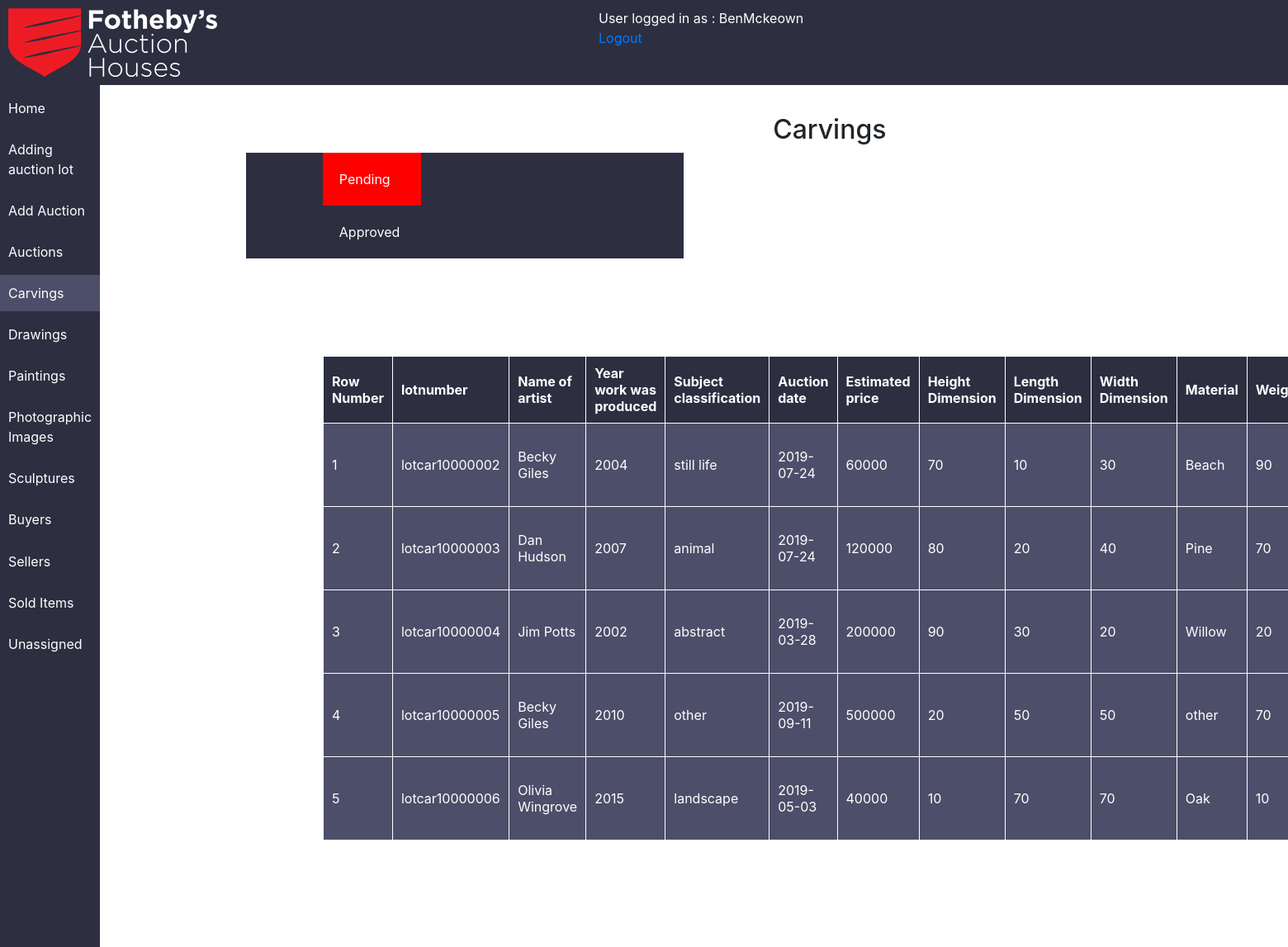
Screenshot of /default/public/admin/carvings.php (signed in) with the database file from the repository.
### tables this page shows
CREATE TABLE `carvings` (
  `idcarvings` int(11) NOT NULL AUTO_INCREMENT,
  `lotnumber` varchar(45) NOT NULL DEFAULT 'lotcar',
  `name_of_artist` varchar(45) DEFAULT NULL,
  `year_work_produced` varchar(45) DEFAULT NULL,
  `subject_classification` varchar(45) DEFAULT NULL,
  `description` varchar(500) DEFAULT NULL,
  `auction_date` date DEFAULT NULL,
  `estimated_price` varchar(45) DEFAULT NULL,
  `material` varchar(45) DEFAULT NULL,
  `height_dimension` int(3) DEFAULT NULL,
  `length_dimension` int(3) DEFAULT NULL,
  `width_dimension` int(3) DEFAULT NULL,
  `weight` int(3) DEFAULT NULL,
  `Auction` varchar(45) DEFAULT NULL,
  `status` varchar(45) DEFAULT NULL,
  `category` varchar(45) DEFAULT NULL,
  `commision_price` varchar(45) DEFAULT NULL,
  `sold_for` varchar(45) DEFAULT NULL,
  PRIMARY KEY (`idcarvings`,`lotnumber`)
);

### default/public/admin/carvings.php (the view, shortened to what this page needs)
<?php
if (isset($_SESSION['loggedin']) && $_SESSION['loggedin'] == true){
require '../headers/header.php';
 ?>
<h2>Carvings</h2>
<div class="buttons">
<ul class="buttons">
  <a href="carvings.php">
    <div class="active">
<li >
  Pending
</li>
</div>
</a>
<a href="approvedcarvings.php">
  <li>
    Approved
  </li>
</a>
</ul>
</div>
<div class="con">
<div class="tableview">
<table id="tableid" width="100%">
  <tr>
    <th>
      Row Number
    </th>
     <th>lotnumber</th>
     <th>Name of artist</th>
     <th>Year work was produced</th>
   <th>Subject classification</th>
     <th>Auction date</th>
      <th>Estimated price</th>
       <th>Height Dimension</th>
        <th>Length Dimension</th>
         <th>Width Dimension</th>
          <th>Material</th>
           <th>Weight</th>
<?php
require '../config.php';
$results = $pdo->query('SELECT * FROM carvings WHERE status = "pending"');
$i=1;
foreach($results as $row){
echo  '<tr id="wrapper">'.
'<td> <a>'.$i.'</a></td>'.
      '<td> <a>'.$row['lotnumber'].$row['idcarvings'].'</a></td>'.
      '<td><a>'. $row['name_of_artist'].'</a></td>'.
      '<td><a>'.$row['year_work_produced'] .'</a></td>'.
      '<td><a>'.$row['subject_classification'] .'</a></td>'.
      '<td><a>'.$row['auction_date'] .'</a></td>'.
      '<td><a>'.$row['estimated_price'] .'</a></td>'.
      '<td><a>'.$row['height_dimension'] .'</a></td>'.
      '<td><a>'.$row['length_dimension'] .'</a></td>'.
      '<td><a>'.$row['width_dimension'] .'</a></td>'.
        '<td><a>'.$row['material'] .'</a></td>'.
        '<td><a>'.$row['weight'] .'</a></td>'.
        '<td><a>'.$row['Auction'] .'</a></td>'.
        '<td><a>'.$row['status'] .'</a></td>'.
        '<ul>'.
        '<li><td><a href="approve.php?id='.$row['idcarvings'].'">Approve</a></li>'.
        '<li><a href="remove.php?id='.$row['idcarvings'].'">Remove</a></li>
        <li><a href="viewcarvings.php?id='.$row['idcarvings'].'">Edit</a></li>
        </td>
          </li>'.
          '</ul>
</tr>';
$i++;
}
}
else{
  header('location:../login.php');
}
?>
</table>
</body>

### default/public/style.css (style rules this page uses)
ul { list-style: none; }
.buttons { background-color: #2d2e40; width: 30%; margin-left: 10%; }
.buttons ul { color:white; list-style:none; }
.buttons a { color: white; }
.buttons li { padding:20px; }
html,body { height:100%; margin:0; }
body { width: 100%; height: 100%; }
.tableview2 table,th,td { color:white; border: 1px solid white; }
.tableview { width: 100%; padding: 30px; display: flex; justify-content: center; }
.tableview table,th,td { color:white; border: 1px solid white; }
.tableview th { background-color: #2d2e40; padding:10px; }
.tableview td { padding:10px; background-color: #4d4e69; }
.con { display: flex; justify-content: center; align-items: center; margin-top: 5%; }
h2 { margin-top: 2%; text-align: center; }
.active { background-color: red; }

### rows the page displays
carvings: lotnumber "lotcar", idcarvings "10000002", name_of_artist "Becky Giles", year_work_produced "2004", subject_classification "still life", auction_date "2019-07-24", estimated_price "60000", height_dimension "70", length_dimension "10", width_dimension "30", material "Beach", weight "90"
carvings: lotnumber "lotcar", idcarvings "10000003", name_of_artist "Dan Hudson", year_work_produced "2007", subject_classification "animal", auction_date "2019-07-24", estimated_price "120000", height_dimension "80", length_dimension "20", width_dimension "40", material "Pine", weight "70"
carvings: lotnumber "lotcar", idcarvings "10000004", name_of_artist "Jim Potts", year_work_produced "2002", subject_classification "abstract", auction_date "2019-03-28", estimated_price "200000", height_dimension "90", length_dimension "30", width_dimension "20", material "Willow", weight "20"
carvings: lotnumber "lotcar", idcarvings "10000005", name_of_artist "Becky Giles", year_work_produced "2010", subject_classification "other", auction_date "2019-09-11", estimated_price "500000", height_dimension "20", length_dimension "50", width_dimension "50", material "other", weight "70"
carvings: lotnumber "lotcar", idcarvings "10000006", name_of_artist "Olivia Wingrove", year_work_produced "2015", subject_classification "landscape", auction_date "2019-05-03", estimated_price "40000", height_dimension "10", length_dimension "70", width_dimension "70", material "Oak", weight "10"

### other values shown
$_SESSION['username'] "BenMckeown"
